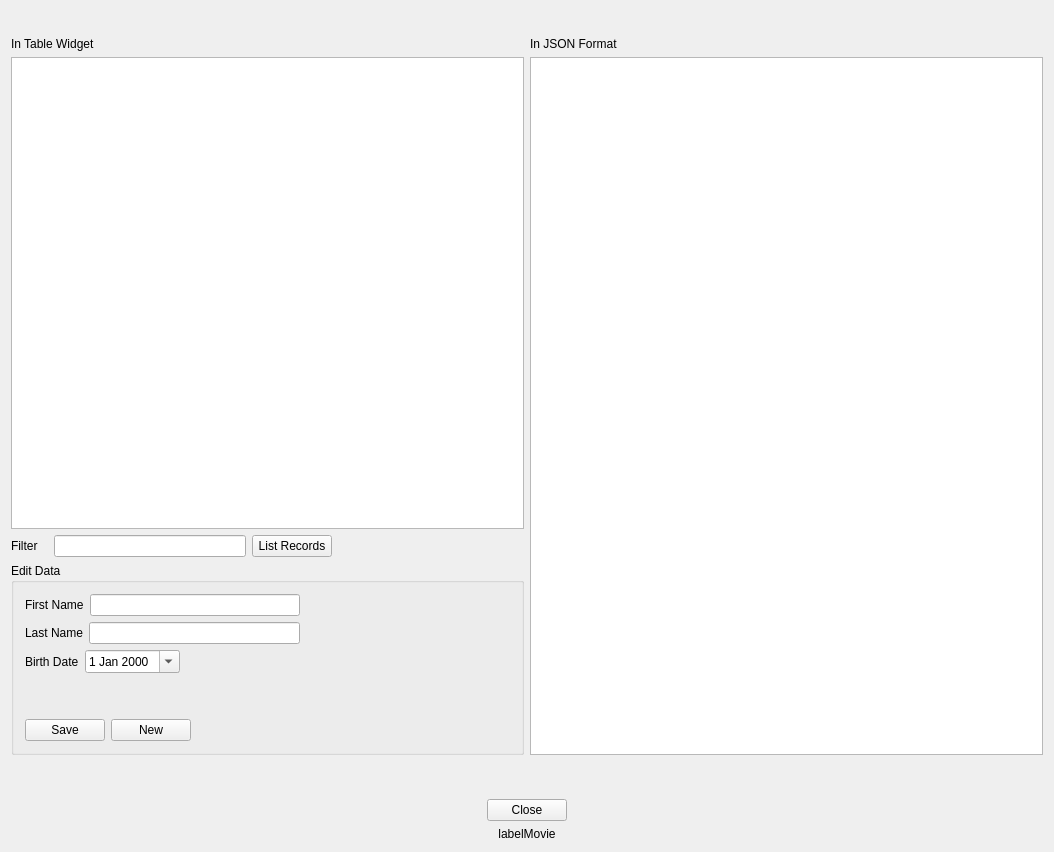
<?xml version="1.0" encoding="UTF-8"?>
<ui version="4.0">
 <class>WidgetMain</class>
 <widget class="QWidget" name="WidgetMain">
  <property name="geometry">
   <rect>
    <x>0</x>
    <y>0</y>
    <width>1054</width>
    <height>852</height>
   </rect>
  </property>
  <property name="windowTitle">
   <string>mysql Widgets</string>
  </property>
  <property name="windowIcon">
   <iconset resource="appresources.qrc">
    <normaloff>:/img/coffee.ico</normaloff>:/img/coffee.ico</iconset>
  </property>
  <layout class="QVBoxLayout" name="verticalLayout_4">
   <item>
    <layout class="QHBoxLayout" name="horizontalLayout_5">
     <item>
      <widget class="QLabel" name="label_7">
       <property name="text">
        <string/>
       </property>
       <property name="pixmap">
        <pixmap resource="appresources.qrc">:/img/logo-mysql-horizontal.png</pixmap>
       </property>
      </widget>
     </item>
     <item>
      <spacer name="horizontalSpacer_10">
       <property name="orientation">
        <enum>Qt::Horizontal</enum>
       </property>
       <property name="sizeHint" stdset="0">
        <size>
         <width>40</width>
         <height>20</height>
        </size>
       </property>
      </spacer>
     </item>
     <item>
      <widget class="QLabel" name="label">
       <property name="text">
        <string/>
       </property>
       <property name="pixmap">
        <pixmap resource="appresources.qrc">:/img/infotronicaH.png</pixmap>
       </property>
       <property name="scaledContents">
        <bool>true</bool>
       </property>
      </widget>
     </item>
    </layout>
   </item>
   <item>
    <layout class="QHBoxLayout" name="horizontalLayout_8">
     <item>
      <layout class="QVBoxLayout" name="verticalLayout_2">
       <item>
        <widget class="QLabel" name="label_5">
         <property name="text">
          <string>In Table Widget</string>
         </property>
        </widget>
       </item>
       <item>
        <widget class="QTableWidget" name="tableWidget">
         <property name="editTriggers">
          <set>QAbstractItemView::NoEditTriggers</set>
         </property>
         <property name="alternatingRowColors">
          <bool>true</bool>
         </property>
         <property name="selectionBehavior">
          <enum>QAbstractItemView::SelectRows</enum>
         </property>
         <attribute name="verticalHeaderVisible">
          <bool>false</bool>
         </attribute>
        </widget>
       </item>
       <item>
        <layout class="QHBoxLayout" name="horizontalLayout_6">
         <item>
          <widget class="QLabel" name="label_8">
           <property name="text">
            <string>Filter   </string>
           </property>
          </widget>
         </item>
         <item>
          <widget class="QLineEdit" name="lineEditFilter"/>
         </item>
         <item>
          <widget class="QPushButton" name="btnUpdateList">
           <property name="text">
            <string>List Records</string>
           </property>
          </widget>
         </item>
         <item>
          <spacer name="horizontalSpacer_4">
           <property name="orientation">
            <enum>Qt::Horizontal</enum>
           </property>
           <property name="sizeHint" stdset="0">
            <size>
             <width>40</width>
             <height>20</height>
            </size>
           </property>
          </spacer>
         </item>
        </layout>
       </item>
       <item>
        <widget class="QGroupBox" name="groupBox">
         <property name="title">
          <string>Edit Data</string>
         </property>
         <layout class="QVBoxLayout" name="verticalLayout">
          <item>
           <layout class="QHBoxLayout" name="horizontalLayout_3">
            <item>
             <widget class="QLabel" name="label_2">
              <property name="text">
               <string>First Name</string>
              </property>
             </widget>
            </item>
            <item>
             <widget class="QLineEdit" name="lineEditFirstName"/>
            </item>
            <item>
             <spacer name="horizontalSpacer_8">
              <property name="orientation">
               <enum>Qt::Horizontal</enum>
              </property>
              <property name="sizeHint" stdset="0">
               <size>
                <width>40</width>
                <height>20</height>
               </size>
              </property>
             </spacer>
            </item>
           </layout>
          </item>
          <item>
           <layout class="QHBoxLayout" name="horizontalLayout_2">
            <item>
             <widget class="QLabel" name="label_3">
              <property name="text">
               <string>Last Name</string>
              </property>
             </widget>
            </item>
            <item>
             <widget class="QLineEdit" name="lineEditLastName"/>
            </item>
            <item>
             <spacer name="horizontalSpacer_9">
              <property name="orientation">
               <enum>Qt::Horizontal</enum>
              </property>
              <property name="sizeHint" stdset="0">
               <size>
                <width>40</width>
                <height>20</height>
               </size>
              </property>
             </spacer>
            </item>
           </layout>
          </item>
          <item>
           <layout class="QHBoxLayout" name="horizontalLayout">
            <item>
             <widget class="QLabel" name="label_4">
              <property name="text">
               <string>Birth Date</string>
              </property>
             </widget>
            </item>
            <item>
             <widget class="QDateEdit" name="dateEdit">
              <property name="calendarPopup">
               <bool>true</bool>
              </property>
             </widget>
            </item>
            <item>
             <spacer name="horizontalSpacer">
              <property name="orientation">
               <enum>Qt::Horizontal</enum>
              </property>
              <property name="sizeHint" stdset="0">
               <size>
                <width>40</width>
                <height>20</height>
               </size>
              </property>
             </spacer>
            </item>
           </layout>
          </item>
          <item>
           <spacer name="verticalSpacer">
            <property name="orientation">
             <enum>Qt::Vertical</enum>
            </property>
            <property name="sizeType">
             <enum>QSizePolicy::Fixed</enum>
            </property>
            <property name="sizeHint" stdset="0">
             <size>
              <width>20</width>
              <height>40</height>
             </size>
            </property>
           </spacer>
          </item>
          <item>
           <layout class="QHBoxLayout" name="horizontalLayout_4">
            <item>
             <widget class="QPushButton" name="btnSave">
              <property name="text">
               <string>Save</string>
              </property>
             </widget>
            </item>
            <item>
             <widget class="QPushButton" name="btnNew">
              <property name="text">
               <string>New</string>
              </property>
             </widget>
            </item>
            <item>
             <spacer name="horizontalSpacer_7">
              <property name="orientation">
               <enum>Qt::Horizontal</enum>
              </property>
              <property name="sizeHint" stdset="0">
               <size>
                <width>40</width>
                <height>20</height>
               </size>
              </property>
             </spacer>
            </item>
           </layout>
          </item>
         </layout>
        </widget>
       </item>
      </layout>
     </item>
     <item>
      <layout class="QVBoxLayout" name="verticalLayout_3">
       <item>
        <widget class="QLabel" name="label_6">
         <property name="text">
          <string>In JSON Format</string>
         </property>
        </widget>
       </item>
       <item>
        <widget class="QPlainTextEdit" name="plainTextEdit"/>
       </item>
      </layout>
     </item>
    </layout>
   </item>
   <item>
    <spacer name="verticalSpacer_2">
     <property name="orientation">
      <enum>Qt::Vertical</enum>
     </property>
     <property name="sizeType">
      <enum>QSizePolicy::Fixed</enum>
     </property>
     <property name="sizeHint" stdset="0">
      <size>
       <width>20</width>
       <height>38</height>
      </size>
     </property>
    </spacer>
   </item>
   <item>
    <layout class="QHBoxLayout" name="horizontalLayout_7">
     <item>
      <spacer name="horizontalSpacer_5">
       <property name="orientation">
        <enum>Qt::Horizontal</enum>
       </property>
       <property name="sizeHint" stdset="0">
        <size>
         <width>40</width>
         <height>20</height>
        </size>
       </property>
      </spacer>
     </item>
     <item>
      <widget class="QPushButton" name="btnClose">
       <property name="text">
        <string>Close</string>
       </property>
      </widget>
     </item>
     <item>
      <spacer name="horizontalSpacer_6">
       <property name="orientation">
        <enum>Qt::Horizontal</enum>
       </property>
       <property name="sizeHint" stdset="0">
        <size>
         <width>40</width>
         <height>20</height>
        </size>
       </property>
      </spacer>
     </item>
    </layout>
   </item>
   <item>
    <widget class="QLabel" name="labelMovie">
     <property name="text">
      <string>labelMovie</string>
     </property>
     <property name="alignment">
      <set>Qt::AlignCenter</set>
     </property>
    </widget>
   </item>
  </layout>
 </widget>
 <layoutdefault spacing="6" margin="11"/>
 <resources>
  <include location="appresources.qrc"/>
 </resources>
 <connections/>
</ui>
